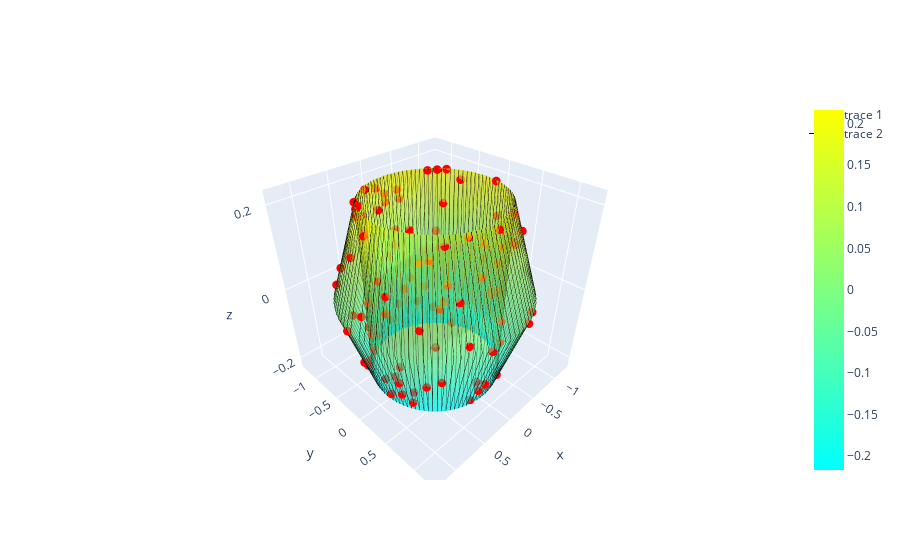

The code cell stored with this chart in its notebook:
### Code cell
current_dir = os.getcwd()

vertices, faces = igl.read_triangle_mesh(os.path.join(current_dir, "mesh", "torus-100-3-.25.obj"))

# sampling points on the mesh
samples_mesh = sample_faces(vertices, faces, 100)

print('Samples on the mesh: ', samples_mesh.shape)


x, y, z = vertices.T
i, j, k = faces.T

lines= go.Scatter3d(x=x, y=y, z=z, mode='lines', line=dict(color= 'black', width=1.0))
fig1 = go.Figure(data=[go.Mesh3d(x=x, y=y, z=z, 
                                i=i, j=j, k=k, 
                                colorscale = [[0, 'cyan'],
                                            [1, 'yellow']],
                                intensity = z,
                                opacity=0.50,
                                showscale=True)])
fig1.add_trace(go.Scatter3d(x=samples_mesh[:,0], y=samples_mesh[:,1], z=samples_mesh[:,2], mode='markers', marker=dict(size=3, color='red')))
fig1.add_trace(lines)
fig1.show()
